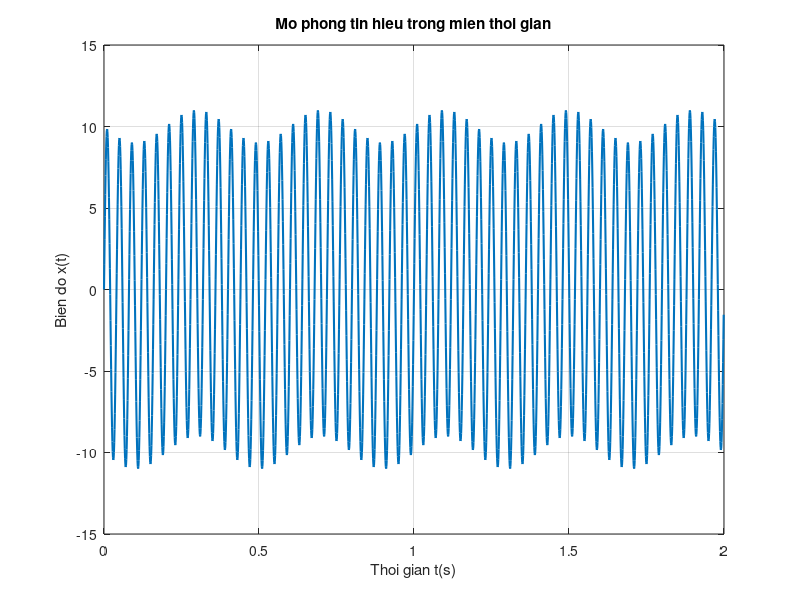
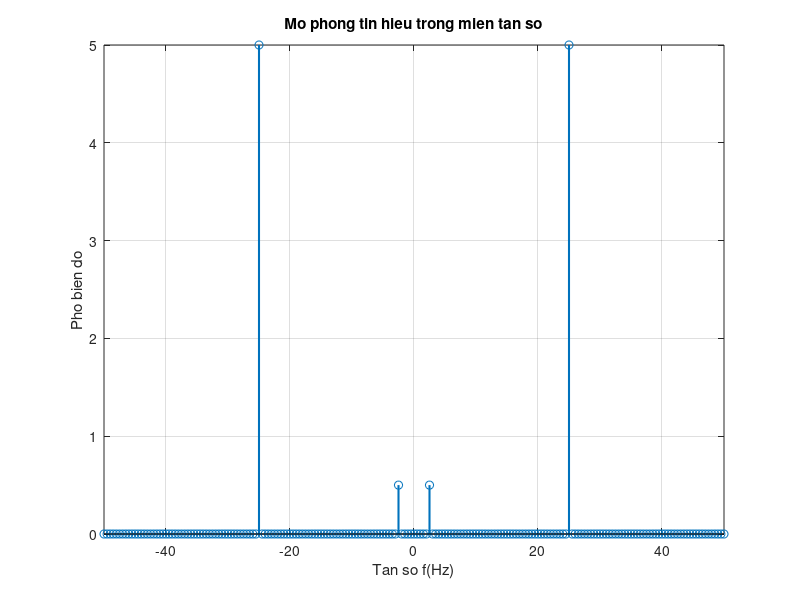

The MATLAB source for these figures, in order:
clc; clear;

% Cau hinh tham so 
fs = 1000;
ts = 1 / fs;
T_total = 2;
t = 0:ts:T_total - ts;

% Tin hieu
x = cos(5*pi*t + pi / 2) + 10*cos(50*pi*t - pi / 2);

% a. Mo phong tin hieu trong mien thoi gian
figure;
plot(t, x, 'LineWidth', 1.5);
grid on;
xlabel('Thoi gian t(s)');
ylabel('Bien do x(t)');
title('Mo phong tin hieu trong mien thoi gian');
xlim([0 T_total]);

% b. Bien doi Fourier
N = length(x);
df = fs / N;

x_fft = fft(x);
x_fft_shift = fftshift(x_fft);

pho_bien_do_2_phia = abs(x_fft_shift) / N;
f_2_phia = -fs/2:df:fs/2 - df;

% c. Ve tin hieu trong mien tan so
figure;
stem(f_2_phia, pho_bien_do_2_phia, 'LineWidth', 1.5)
grid on;
xlabel('Tan so f(Hz)');
ylabel('Pho bien do');
title('Mo phong tin hieu trong mien tan so');
xlim([-50 50]);
